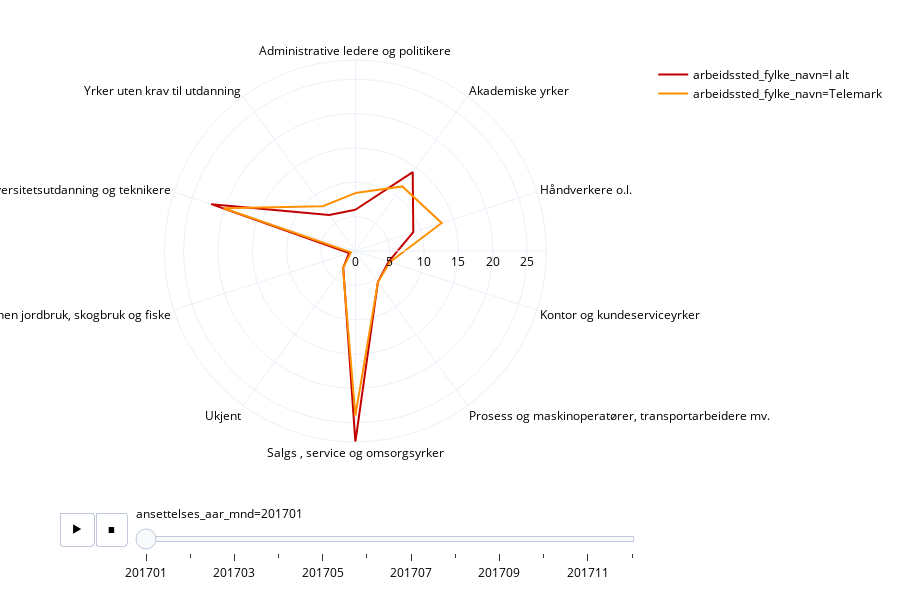

Here is the notebook cell this chart was saved with:
### Code cell
plotFylke('Telemark').show()

### Figure 1 — Plotly figure (JSON) as saved in the notebook; plotly's stock layout.template omitted (floating-point values rounded to 4 significant figures)
{"data": [{"hoverlabel": {"namelength": 0}, "hovertemplate": "arbeidssted_fylke_navn=I alt<br>ansettelses_aar_mnd=201701<br>andel_fylke=%{r}<br>yrkesfelt_navn=%{theta}", "legendgroup": "arbeidssted_fylke_navn=I alt", "line": {"color": "#C30000", "dash": "solid"}, "mode": "lines", "name": "arbeidssted_fylke_navn=I alt", "r": [6.0, 14.2, 8.86, 5.069, 5.574, 27.8, 3.007, 0.9696, 22.06, 6.471, 6.0], "showlegend": true, "subplot": "polar", "theta": ["Administrative ledere og politikere", "Akademiske yrker", "Håndverkere o.l.", "Kontor og kundeserviceyrker", "Prosess og maskinoperatører, transportarbeidere mv.", "Salgs , service og omsorgsyrker", "Ukjent", "Yrker innen jordbruk, skogbruk og fiske", "Yrker med kortere høyskole og universitetsutdanning og teknikere", "Yrker uten krav til utdanning", "Administrative ledere og politikere"], "type": "scatterpolar"}, {"hoverlabel": {"namelength": 0}, "hovertemplate": "arbeidssted_fylke_navn=Telemark<br>ansettelses_aar_mnd=201701<br>andel_fylke=%{r}<br>yrkesfelt_navn=%{theta}", "legendgroup": "arbeidssted_fylke_navn=Telemark", "line": {"color": "#FF9100", "dash": "solid"}, "mode": "lines", "name": "arbeidssted_fylke_navn=Telemark", "r": [8.425, 11.62, 13.2, 5.27, 5.58, 23.94, 3.082, 0.6747, 20.15, 8.06, 8.425], "showlegend": true, "subplot": "polar", "theta": ["Administrative ledere og politikere", "Akademiske yrker", "Håndverkere o.l.", "Kontor og kundeserviceyrker", "Prosess og maskinoperatører, transportarbeidere mv.", "Salgs , service og omsorgsyrker", "Ukjent", "Yrker innen jordbruk, skogbruk og fiske", "Yrker med kortere høyskole og universitetsutdanning og teknikere", "Yrker uten krav til utdanning", "Administrative ledere og politikere"], "type": "scatterpolar"}], "layout": {"height": 600, "legend": {"tracegroupgap": 0}, "margin": {"t": 60}, "polar": {"angularaxis": {"direction": "clockwise", "rotation": 90}, "domain": {"x": [0, 0.98], "y": [0, 1]}}, "sliders": [{"active": 0, "currentvalue": {"prefix": "ansettelses_aar_mnd="}, "len": 0.9, "pad": {"b": 10, "t": 60}, "steps": [{"args": [["201701"], {"frame": {"duration": 0, "redraw": true}, "fromcurrent": true, "mode": "immediate", "transition": {"duration": 0, "easing": "linear"}}], "label": "201701", "method": "animate"}, {"args": [["201702"], {"frame": {"duration": 0, "redraw": true}, "fromcurrent": true, "mode": "immediate", "transition": {"duration": 0, "easing": "linear"}}], "label": "201702", "method": "animate"}, {"args": [["201703"], {"frame": {"duration": 0, "redraw": true}, "fromcurrent": true, "mode": "immediate", "transition": {"duration": 0, "easing": "linear"}}], "label": "201703", "method": "animate"}, {"args": [["201704"], {"frame": {"duration": 0, "redraw": true}, "fromcurrent": true, "mode": "immediate", "transition": {"duration": 0, "easing": "linear"}}], "label": "201704", "method": "animate"}, {"args": [["201705"], {"frame": {"duration": 0, "redraw": true}, "fromcurrent": true, "mode": "immediate", "transition": {"duration": 0, "easing": "linear"}}], "label": "201705", "method": "animate"}, {"args": [["201706"], {"frame": {"duration": 0, "redraw": true}, "fromcurrent": true, "mode": "immediate", "transition": {"duration": 0, "easing": "linear"}}], "label": "201706", "method": "animate"}, {"args": [["201707"], {"frame": {"duration": 0, "redraw": true}, "fromcurrent": true, "mode": "immediate", "transition": {"duration": 0, "easing": "linear"}}], "label": "201707", "method": "animate"}, {"args": [["201708"], {"frame": {"duration": 0, "redraw": true}, "fromcurrent": true, "mode": "immediate", "transition": {"duration": 0, "easing": "linear"}}], "label": "201708", "method": "animate"}, {"args": [["201709"], {"frame": {"duration": 0, "redraw": true}, "fromcurrent": true, "mode": "immediate", "transition": {"duration": 0, "easing": "linear"}}], "label": "201709", "method": "animate"}, {"args": [["201710"], {"frame": {"duration": 0, "redraw": true}, "fromcurrent": true, "mode": "immediate", "transition": {"duration": 0, "easing": "linear"}}], "label": "201710", "method": "animate"}, {"args": [["201711"], {"frame": {"duration": 0, "redraw": true}, "fromcurrent": true, "mode": "immediate", "transition": {"duration": 0, "easing": "linear"}}], "label": "201711", "method": "animate"}, {"args": [["201712"], {"frame": {"duration": 0, "redraw": true}, "fromcurrent": true, "mode": "immediate", "transition": {"duration": 0, "easing": "linear"}}], "label": "201712", "method": "animate"}], "x": 0.1, "xanchor": "left", "y": 0, "yanchor": "top"}], "updatemenus": [{"buttons": [{"args": [null, {"frame": {"duration": 500, "redraw": true}, "fromcurrent": true, "mode": "immediate", "transition": {"duration": 500, "easing": "linear"}}], "label": "&#9654;", "method": "animate"}, {"args": [[null], {"frame": {"duration": 0, "redraw": true}, "fromcurrent": true, "mode": "immediate", "transition": {"duration": 0, "easing": "linear"}}], "label": "&#9724;", "method": "animate"}], "direction": "left", "pad": {"r": 10, "t": 70}, "showactive": false, "type": "buttons", "x": 0.1, "xanchor": "right", "y": 0, "yanchor": "top"}]}}
